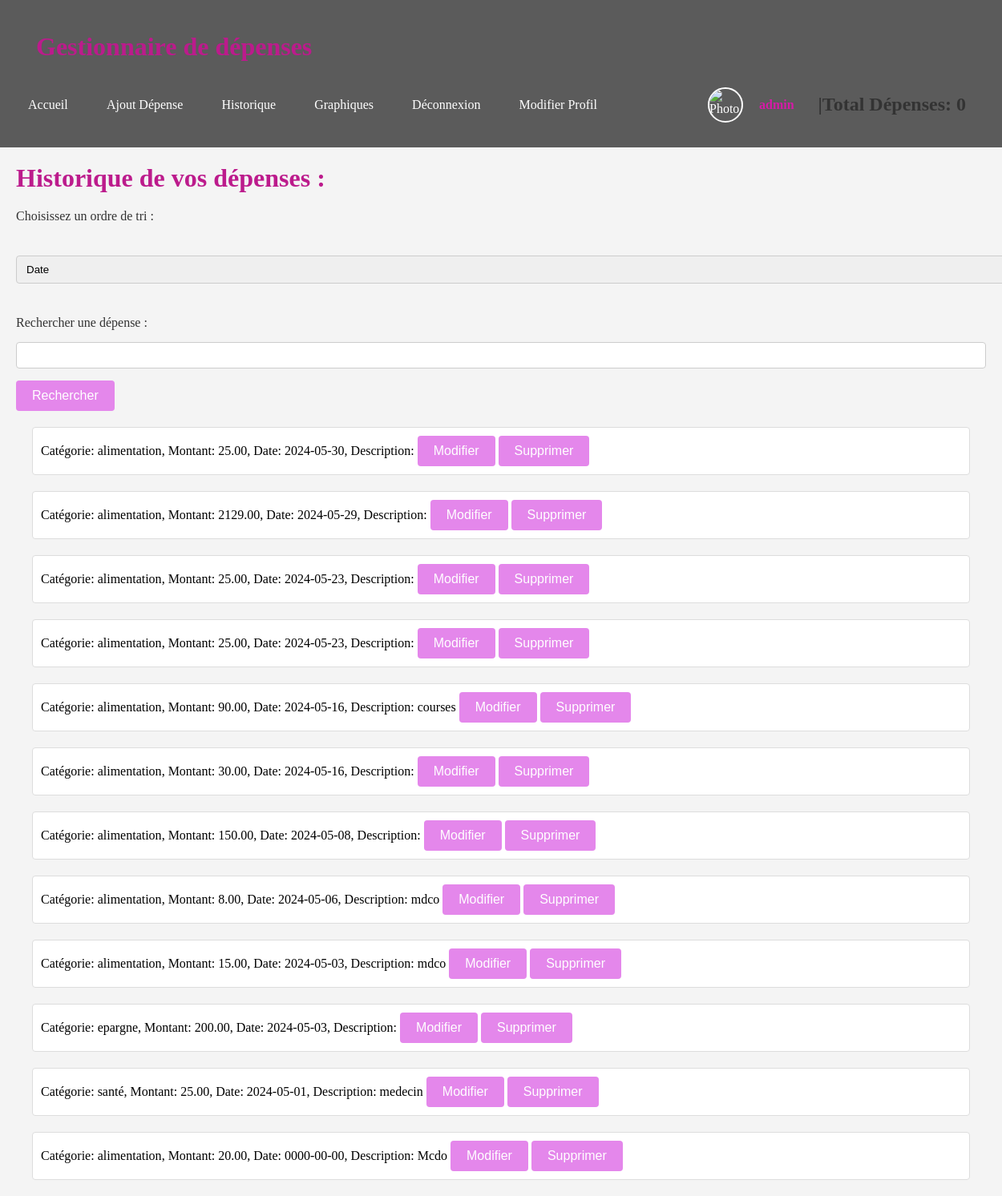
The page /Historique.php (signed in) on the database its author committed.
### tables this page shows
CREATE TABLE IF NOT EXISTS `depenses` (
  `id` int NOT NULL AUTO_INCREMENT,
  `user_id` int NOT NULL,
  `categorie` varchar(255) NOT NULL,
  `montant` decimal(10,2) NOT NULL,
  `date` date NOT NULL,
  `description` text,
  PRIMARY KEY (`id`),
  KEY `user_id` (`user_id`)
);

### afficherDepense.php (the view, shortened to what this page needs)
<?php
include 'connect.php';
$sql = "SELECT * FROM depenses ORDER BY date DESC";
$result = $conn->query($sql);
if ($result->num_rows > 0) {
    while($row = $result->fetch_assoc()) {
        echo "<li data-id='{$row['id']}' data-date='{$row['date']}' data-montant='{$row['montant']}' data-categorie='{$row['categorie']}'>
              Catégorie: {$row['categorie']}, Montant: {$row['montant']}, Date: {$row['date']}, Description: {$row['description']}
              <button onclick='modifierDepense({$row['id']})'>Modifier</button>
              <button onclick='supprimerDepense({$row['id']})'>Supprimer</button>
              </li>";
    }
} else {
    echo "<li>Pas de dépenses enregistrées</li>";
}

### style.css (style rules this page uses)
body { font-family: 'American Typewriter', serif; margin: 0px; padding: 0px; background-color: #f4f4f4; text-align: left; }
button { background-color: rgb(228, 135, 235); color: white; padding: 10px 20px; font-size: 16px; cursor: pointer; border: none; border-radius: 4px; }
#listeDepenses li { border: 1px solid #ddd; background-color: #fff; margin: 20px; padding: 10px; border-radius: 4px; }

### rows shown on the page
depenses: categorie "alimentation", montant "25.00", date "2024-05-30"
depenses: categorie "alimentation", montant "2129.00", date "2024-05-29"
depenses: categorie "alimentation", montant "25.00", date "2024-05-23"
depenses: categorie "alimentation", montant "25.00", date "2024-05-23"
depenses: categorie "alimentation", montant "90.00", date "2024-05-16", description "courses"
depenses: categorie "alimentation", montant "30.00", date "2024-05-16"
depenses: categorie "alimentation", montant "150.00", date "2024-05-08"
depenses: categorie "alimentation", montant "8.00", date "2024-05-06", description "mdco"
depenses: categorie "alimentation", montant "15.00", date "2024-05-03", description "mdco"
depenses: categorie "epargne", montant "200.00", date "2024-05-03"
depenses: categorie "santé", montant "25.00", date "2024-05-01", description "medecin"
depenses: categorie "alimentation", montant "20.00", date "0000-00-00", description "Mcdo"
